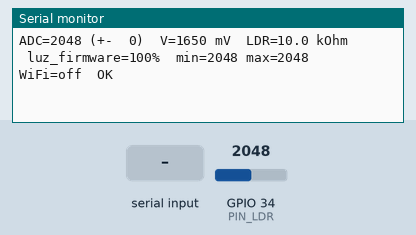
This sketch was run on a simulated ESP32. Parts: the last lines printed to the serial monitor. The inputs (shaded band) are chosen by the test bench; at power-on: GPIO 34 (PIN_LDR) = 2048 (analog values on the 0–4095 scale).

Above: at 1.7 s.
1.8 s: GPIO 34 (PIN_LDR) set to 2866
At 2.5 s:
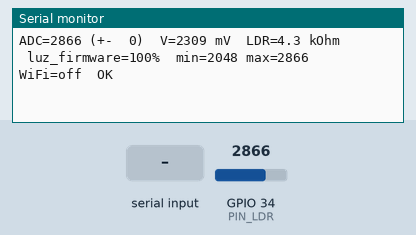
4.0 s: "r" received over Serial
At 4.6 s:
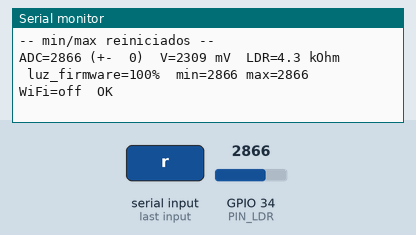
5.6 s: "w" received over Serial
At 6.1 s:
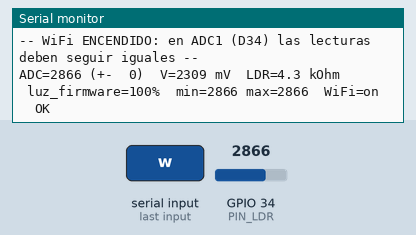
7.1 s: GPIO 34 (PIN_LDR) set to 2047
At 7.7 s:
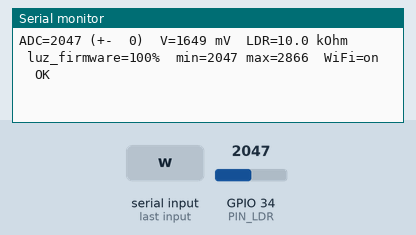
9.2 s: "W" received over Serial
At 9.7 s:
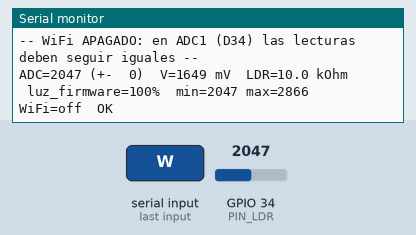

Measured:
- after the input at 1.8 s, the serial monitor: prints a new line after 0.27 s (image 1)
- after the input at 4.0 s, the serial monitor: prints a new line after 0.13 s (image 2)
- after the input at 5.6 s, the serial monitor: prints a new line after 0.08 s (image 3)
- after the input at 7.1 s, the serial monitor: prints a new line after 0.14 s (image 4)
- after the input at 9.2 s, the serial monitor: prints a new line after 0.09 s (image 5)

The sketch:

diagnostico_ldr.ino
```cpp
// =====================================================================
//  ClimaPlus – Diagnóstico de la LDR en D34 (Fase 7)
//  Programa independiente: sin LCD ni API. No modifica el firmware principal ni prueba_ldr.
//  Amplía prueba_ldr con: detección de entrada flotante o saturada, prueba con el WiFi encendido,
//  la fórmula de luz ACTUAL del firmware y una sugerencia de calibración.
//
//  Circuito esperado (LDR suelta de 2 patas, divisor a 3.3 V; NUNCA a 5 V/VIN):
//
//      3V3 ── LDR ──┬── D34
//                   └── R_FIJA ── GND
//
//  Si tu LDR es un MÓDULO (pines VCC, GND, DO, AO): VCC a 3V3 (no 5 V), GND a GND, AO a D34 y DO sin conectar;
//  en ese caso pon LDR_ARRIBA = false (en esos módulos la LDR suele ir hacia GND: más luz = menos voltaje).
//
//  Monitor serie a 115200. Comandos (letra + Intro):
//    r = reiniciar mínimo y máximo    w = encender/apagar el WiFi (sin conectarse a ninguna red)
//    c = sugerir LDR_OSCURO / LDR_LUZ con el mínimo y el máximo observados
// =====================================================================
#include <Arduino.h>
#include <WiFi.h>

const uint8_t PIN_LDR    = 34;        // ADC1_CH6, solo entrada, sin pull-up/pull-down internos
const float   VREF       = 3.3f;
const float   R_FIJA     = 10000.0f;  // 10 kΩ = café-negro-NARANJA. 1 kΩ (café-negro-ROJO) → 1000.0f
const bool    LDR_ARRIBA = true;      // true: 3V3-LDR-D34-R-GND (más luz = más voltaje)
const int     MUESTRAS   = 32;

// Calibración que usa HOY climaplus_esp32_lcd.ino (para ver qué porcentaje enviaría).
const int FIRMWARE_LDR_OSCURO = 50;
const int FIRMWARE_LDR_LUZ    = 800;

int  minimo = 4095;
int  maximo = 0;
bool wifiEncendido = false;

void setup() {
  Serial.begin(115200);
  analogReadResolution(12);
  analogSetPinAttenuation(PIN_LDR, ADC_11db);   // rango útil aproximado 0,15–3,1 V
  WiFi.mode(WIFI_OFF);
  delay(500);
  Serial.println();
  Serial.println("=== Diagnostico de LDR en D34 (ADC1) ===");
  Serial.println("Tapa la LDR, luego iluminala con una lampara o la linterna del telefono.");
  Serial.println("Comandos: r = reiniciar min/max, w = WiFi on/off, c = sugerir calibracion");
}

void loop() {
  if (Serial.available()) {
    char c = Serial.read();
    if (c == 'r' || c == 'R') { minimo = 4095; maximo = 0; Serial.println("-- min/max reiniciados --"); }
    if (c == 'w' || c == 'W') {
      wifiEncendido = !wifiEncendido;
      WiFi.mode(wifiEncendido ? WIFI_STA : WIFI_OFF);
      Serial.printf("-- WiFi %s: en ADC1 (D34) las lecturas deben seguir iguales --\n", wifiEncendido ? "ENCENDIDO" : "APAGADO");
    }
    if (c == 'c' || c == 'C') {
      if (maximo - minimo < 200) {
        Serial.println("-- Rango muy pequeno: tapa y luego ilumina la LDR antes de pedir la sugerencia --");
      } else {
        int margen = (maximo - minimo) / 20;   // 5 % para que los extremos lleguen a 0 % y 100 %
        Serial.printf("-- Sugerencia para el firmware: LDR_OSCURO = %d; LDR_LUZ = %d; --\n", minimo + margen, maximo - margen);
      }
    }
  }

  // Promedio y dispersión de MUESTRAS lecturas.
  long suma = 0, sumaCuadrados = 0;
  for (int i = 0; i < MUESTRAS; i++) {
    int v = analogRead(PIN_LDR);
    suma += v;
    sumaCuadrados += (long)v * v;
    delayMicroseconds(300);
  }
  int   crudo      = suma / MUESTRAS;
  float desviacion = sqrtf(max(0.0f, (float)sumaCuadrados / MUESTRAS - (float)crudo * crudo));
  int   mv         = analogReadMilliVolts(PIN_LDR);
  if (crudo < minimo) minimo = crudo;
  if (crudo > maximo) maximo = crudo;

  // Resistencia estimada de la LDR según la posición en el divisor.
  float v = mv / 1000.0f;
  String rLdr;
  if (mv < 40 || mv > 3200) {
    rLdr = "fuera de rango";
  } else {
    float r = LDR_ARRIBA ? R_FIJA * (VREF - v) / v : R_FIJA * v / (VREF - v);
    rLdr = String(r / 1000.0f, 1) + " kOhm";
  }

  // Diagnóstico de la señal.
  const char *estado = "OK";
  if (desviacion > 60)        estado = "RUIDO ALTO: entrada flotante o cable flojo";
  else if (mv < 40)           estado = "~0 V: LDR abierta, sin 3V3 o D34 a GND";
  else if (mv > 3150)         estado = "SATURADO: D34 pegado a 3V3 o alimentado con 5 V";

  int luzFirmware = constrain(map(crudo, FIRMWARE_LDR_OSCURO, FIRMWARE_LDR_LUZ, 0, 100), 0, 100);

  Serial.printf("ADC=%4d (+-%3.0f)  V=%4d mV  LDR=%-14s luz_firmware=%3d%%  min=%4d max=%4d  WiFi=%s  %s\n",
                crudo, desviacion, mv, rLdr.c_str(), luzFirmware, minimo, maximo,
                wifiEncendido ? "on " : "off", estado);
  delay(500);
}
```
